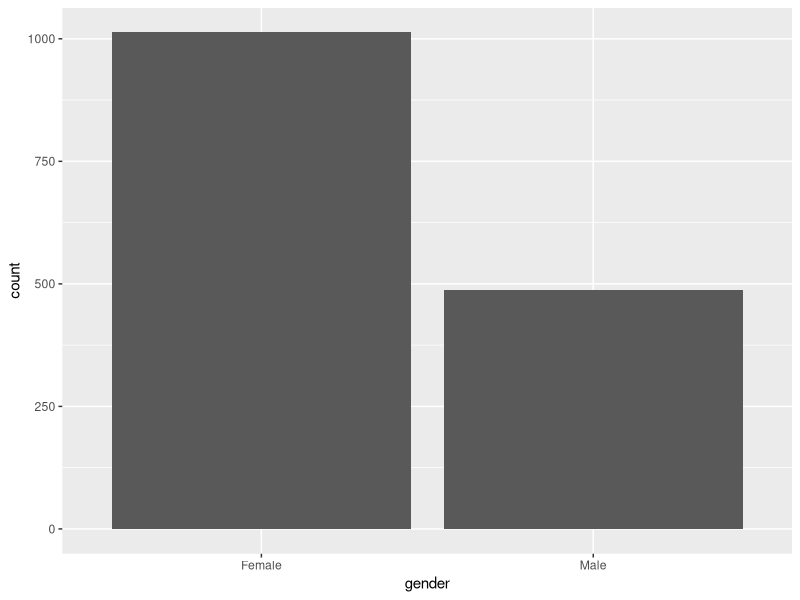
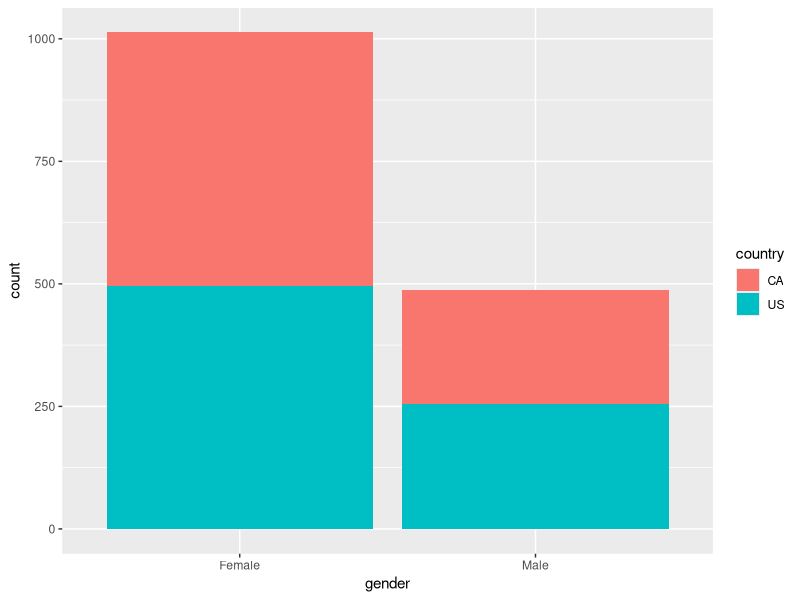
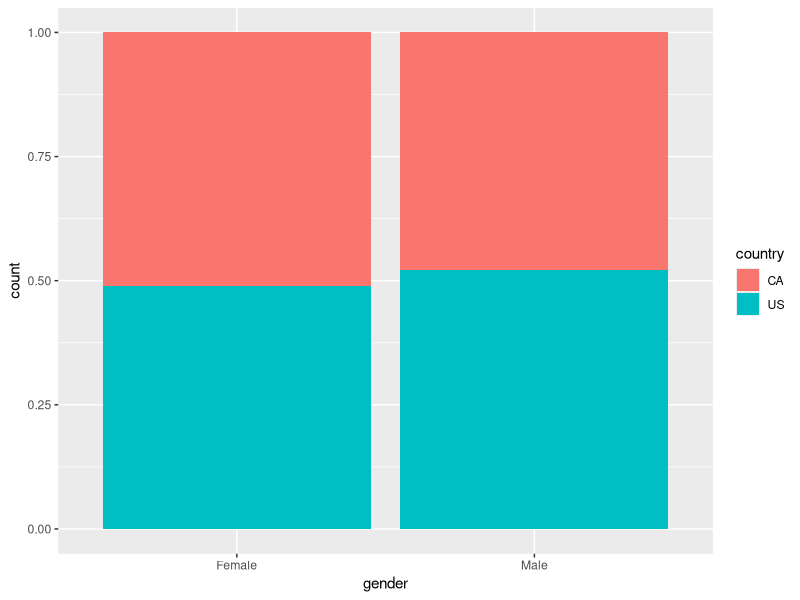
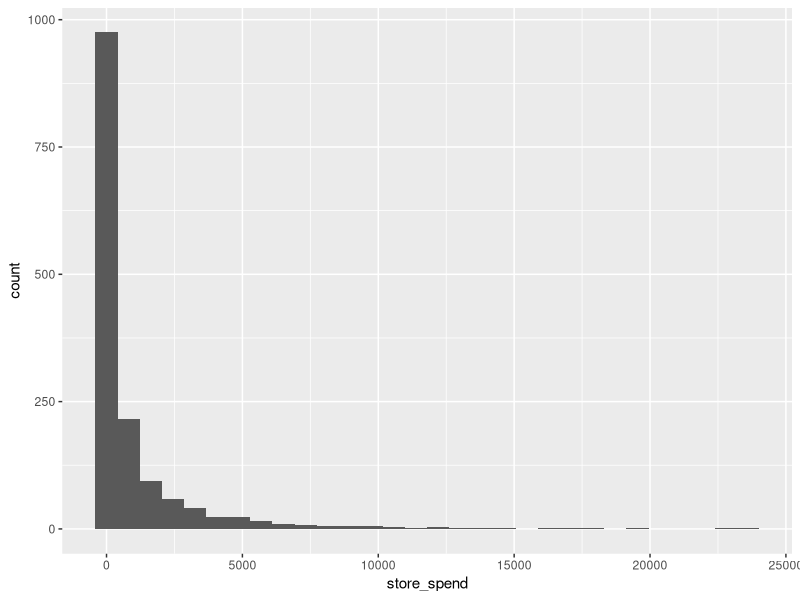
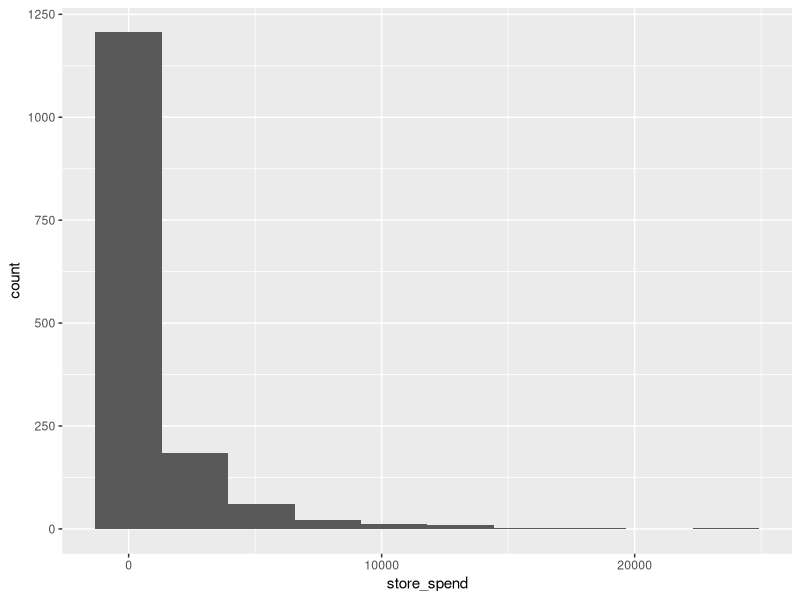
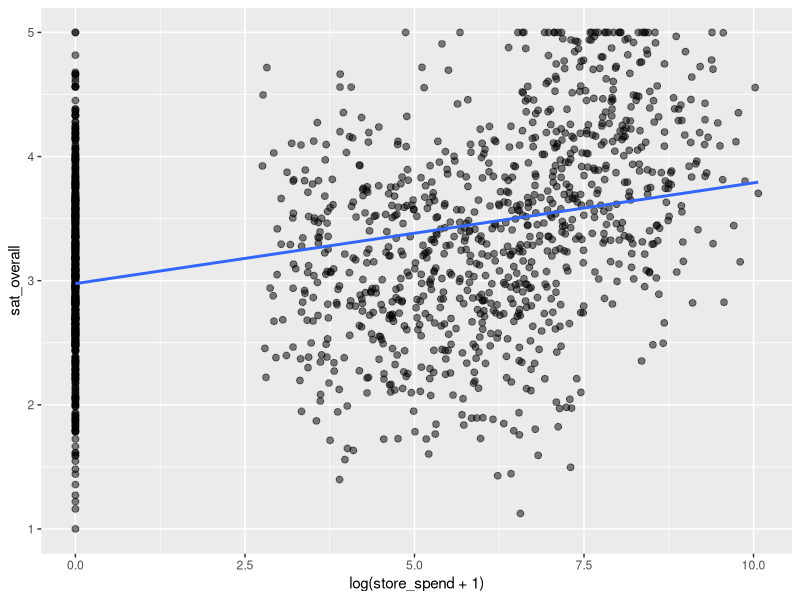
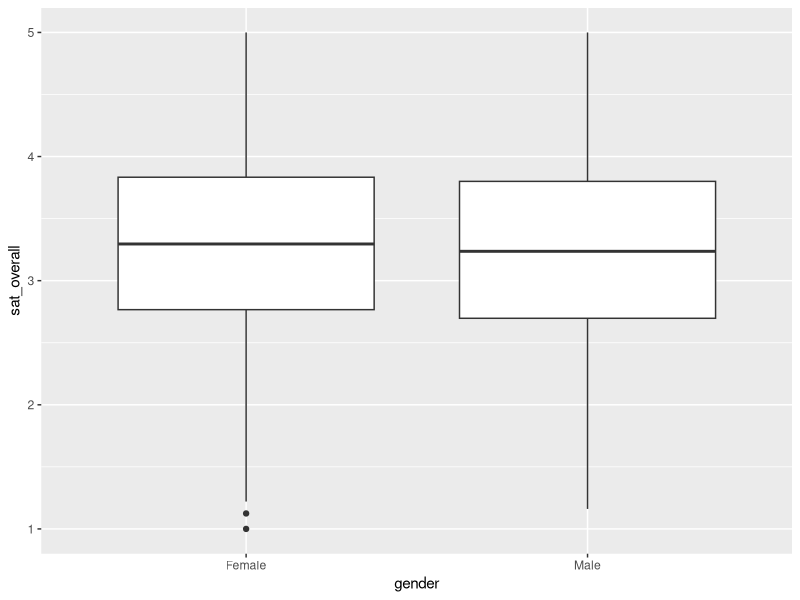
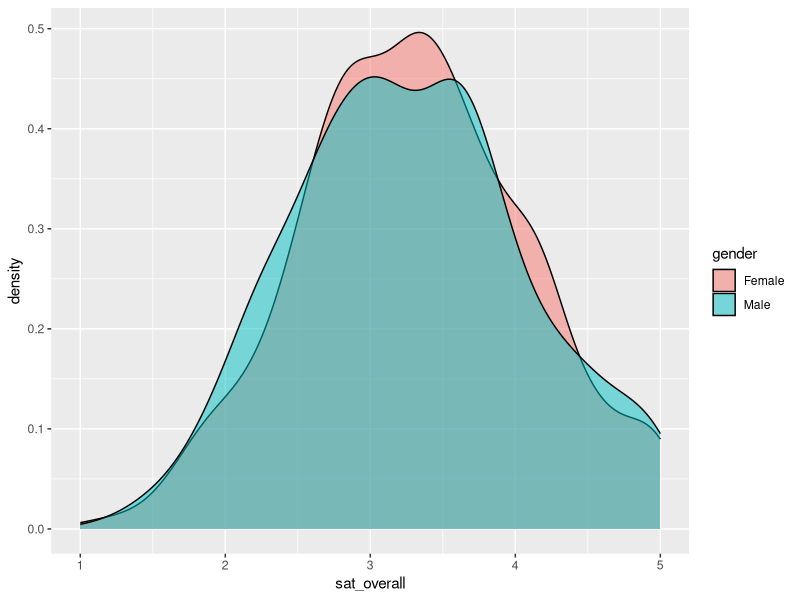

The R script that drew these images, in order:
# The Tidyverse
# install.packages("tidyverse")
library(tidyverse)

# Data Frames
store_data <- read_csv("store_data.csv")
store_data

# Filter Observations
store_data %>% 
  filter(gender == "Female")

store_data %>% 
  filter(store_spend > 100)

store_data %>% 
  filter(gender == "Female", store_spend > 100)

# Arrange Observations
store_data %>% 
  arrange(store_trans)

store_data %>% 
  arrange(desc(store_trans))

# Selecting Variables
store_data %>% 
  select(store_spend, age, gender)

# Mutating Variables
store_data %>% 
  mutate(store_spend = store_spend / 100)

# Joining Data Frames
sat_data <- read_csv("sat_data.csv")

crm_data <- store_data %>% 
  left_join(sat_data, by = "id")

crm_data

# Describing Discrete Data
crm_data %>% 
  count(gender)

crm_data %>% 
  count(gender, country)

# Visualizing Discrete Data
ggplot(crm_data, aes(x = gender)) +
  geom_bar()

ggplot(crm_data, aes(x = gender, fill = country)) +
  geom_bar()

ggplot(crm_data, aes(x = gender, fill = country)) +
  geom_bar(position = "fill")

# Describing Continuous Data
crm_data %>% 
  summarize(avg_store_spend = mean(store_spend))

crm_data %>% 
  summarize(
    avg_store_spend = mean(store_spend),
    avg_sat_overall = mean(sat_overall)
  )

# Visualizing Continuous Data
ggplot(crm_data, aes(x = store_spend)) +
  geom_histogram()

ggplot(crm_data, aes(x = store_spend)) +
  geom_histogram(bins = 10)

ggplot(crm_data, aes(x = log(store_spend + 1), y = sat_overall)) +
  geom_point(size = 2, alpha = 0.5) +
  geom_smooth(method = "lm", se = FALSE)

# Describing Discrete and Continuous Data
crm_data %>% 
  group_by(gender, country) %>% 
  summarize(
    n = n(),
    avg_store_spend = mean(store_spend),
    avg_sat_overall = mean(sat_overall)
  ) %>% 
  arrange(desc(avg_store_spend))

# Visualizing Discrete and Continuous Data
ggplot(crm_data, aes(x = gender, y = sat_overall)) +
  geom_boxplot()

ggplot(crm_data, aes(x = sat_overall, fill = gender)) +
  geom_density(alpha = 0.5)

crm_data %>% 
  ggplot(aes(
    x = log(store_spend + 1), 
    y = sat_overall,
    color = gender
  )) +
  geom_jitter(size = 2, alpha = 0.5) +
  geom_smooth(method = "lm", se = FALSE) +
  facet_wrap(~ country) +
  ggtitle("Store Spend by Overall Satisfaction")

# Gather and Spread Columns
online_data <- read_csv("online_data.csv")

online_data <- online_data %>% 
  gather(
    key = week,
    value = visits,
    week1_visit:week4_visit
  )

online_data %>% 
  spread(key = week, value = visits)

# Separate and Unite Columns
online_data <- online_data %>% 
  separate(year_mo, c("year", "month"))

online_data %>% 
  unite(year_mo, year, month)

# Exercise
crm_data <- crm_data %>% 
  left_join(online_data, by = "id") %>% 
  filter(country == "US", year == 2014) %>% 
  select(store_spend, online_spend, gender) %>%
  mutate(
    log_store_spend = log(store_spend + 1),
    log_online_spend = log(online_spend + 1)
  )

crm_data %>% 
  ggplot(aes(x = log_online_spend, y =log_store_spend, color = gender)) +
  geom_point() +
  geom_smooth(method = "lm", se = FALSE) +
  ggtitle("Relationship Between Online and Store Spending")

lm(
  log_store_spend ~ log_online_spend + gender, 
  data = crm_data
) %>% 
  summary()
